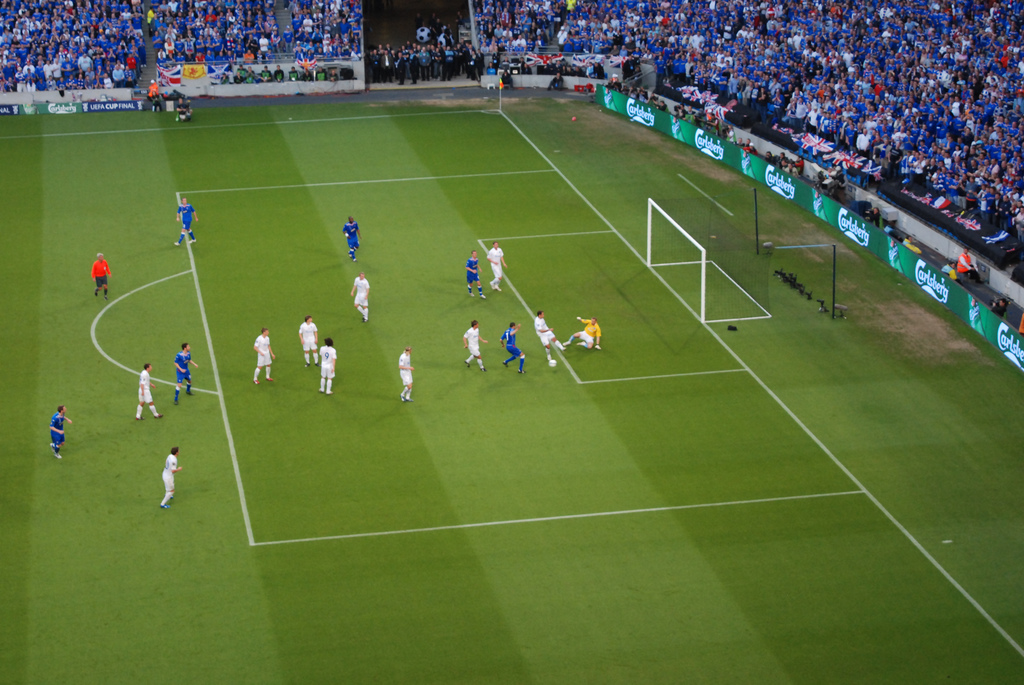
#> input picture match2.jpg, 1024 x 685 px
$ python hough.py
#> lines starting #> are read from the running program, lines starting #| are printed output that depends on the picture; after the words box and inside, x2 and y2 are one past the last pixel; in counts of white or black regions, pixels touching at a corner belong together
import cv2
import numpy as np
import math
from cvtools import hough

#Read image file
image = cv2.imread("match2.jpg")
#> image is the input picture: shape (685, 1024, 3); mean B, G, R 60.9, 109.3, 90.4
hsv = cv2.cvtColor(image, cv2.COLOR_BGR2HSV)
#> hsv: shape (685, 1024, 3); mean H, S, V 57.1, 143.7, 116.7
lower_green = np.array([35, 35, 35])
upper_green = np.array([70, 255, 255])

#Define a mask ranging from lower to uppper
mask = cv2.inRange(hsv, lower_green, upper_green)
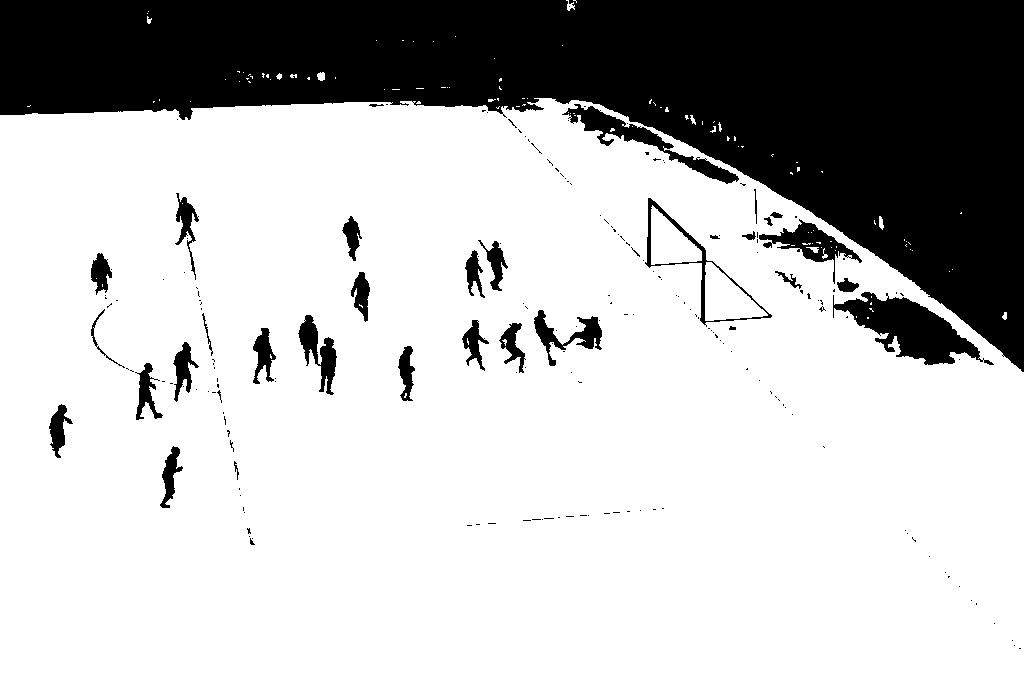
#> mask: shape (685, 1024); 74.3% white; 195 black regions (161 under 20 px), largest, box (x1, y1, x2, y2) and area: (0, 0, 1024, 372) 158034, (833, 292, 994, 365) 5071, (562, 104, 739, 184) 2466
#Do masking
res = cv2.bitwise_and(image, image, mask=mask)
 #convert to hsv to gray
res_bgr = cv2.cvtColor(res,cv2.COLOR_HSV2BGR)
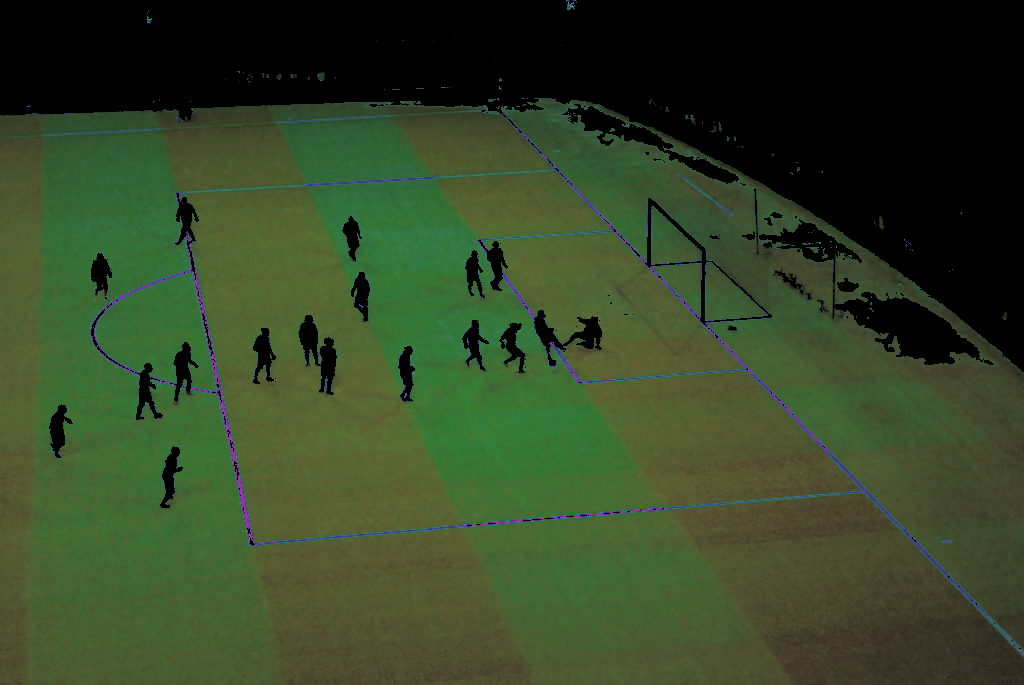
#> res_bgr: shape (685, 1024, 3); mean B, G, R 38.3, 69.1, 52
res_gray = cv2.cvtColor(res,cv2.COLOR_BGR2GRAY)
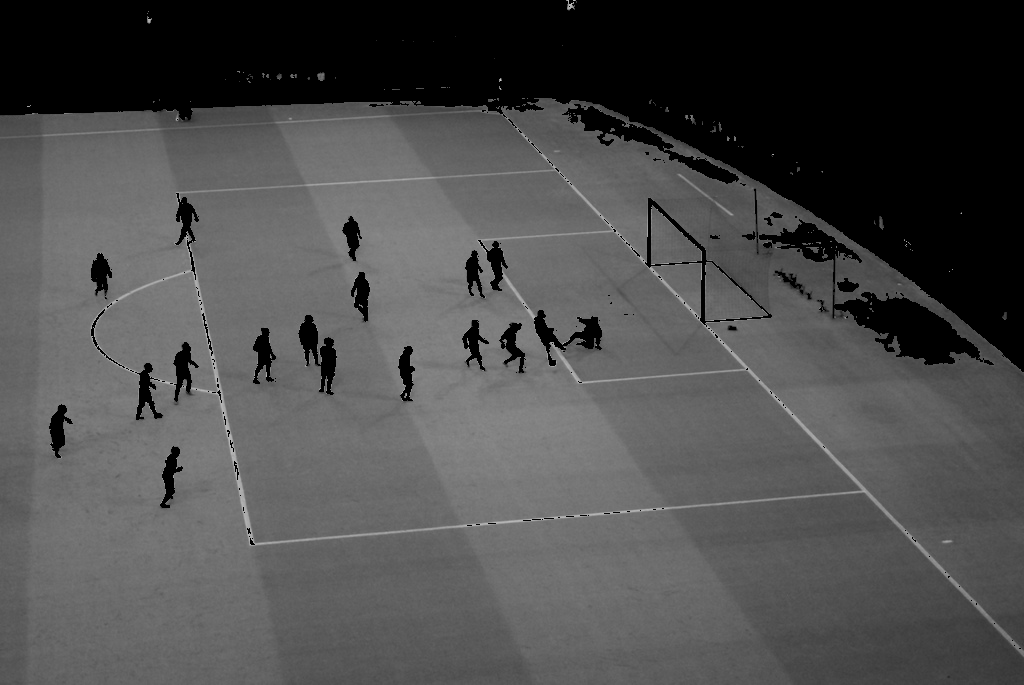
#> res_gray: shape (685, 1024); min 0, max 209, mean 76.1


#Defining a kernel to do morphological operation in threshold #image to get better output.
kernel = np.ones((13,13),np.uint8)
thresh = cv2.threshold(res_gray,100,255,cv2.THRESH_BINARY_INV |  cv2.THRESH_OTSU)[1]
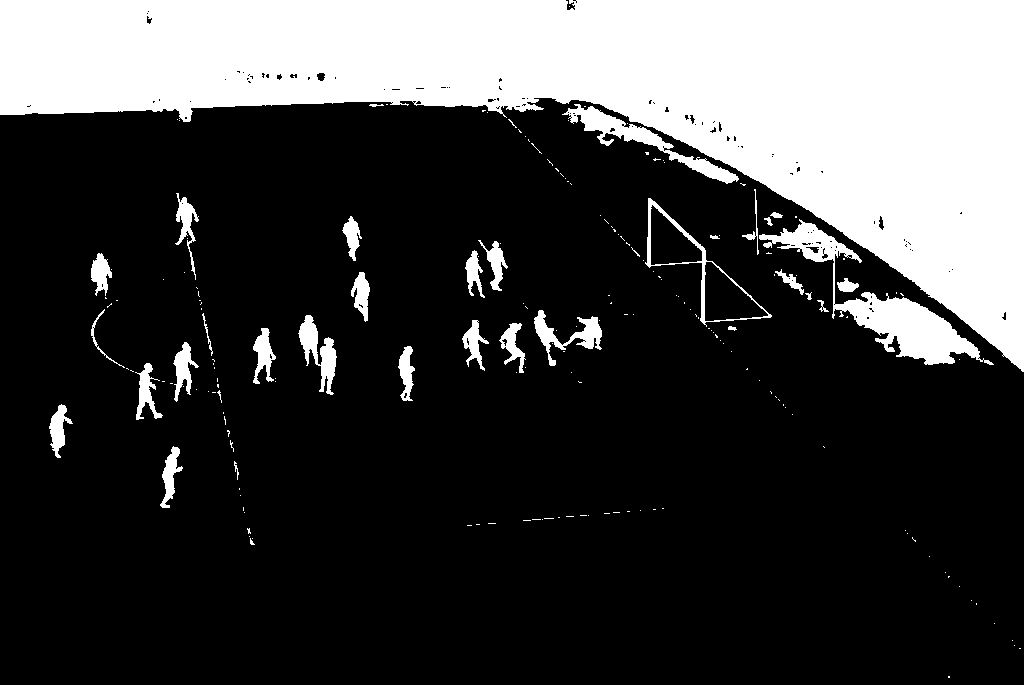
#> thresh: shape (685, 1024); 25.8% white; 190 white regions (156 under 20 px), largest, box (x1, y1, x2, y2) and area: (0, 0, 1024, 372) 158140, (759, 219, 994, 365) 6894, (562, 104, 739, 184) 2466
#thresh = cv2.morphologyEx(thresh, cv2.MORPH_CLOSE, kernel)
thresh = cv2.bitwise_not(thresh)

res_mask = cv2.bitwise_and(image, image, mask=thresh)

#cv2.imshow("Segmented image", res_mask)


#Hough line tests
gray = cv2.cvtColor(res_mask, cv2.COLOR_BGR2GRAY)
edges = cv2.Canny(gray,110,150,apertureSize = 3)
#> edges: shape (685, 1024); 2.1% white in thin lines or dots
dilate_kernel = np.ones((2,2),np.uint8)
dilation = cv2.dilate(edges,dilate_kernel,iterations = 1)
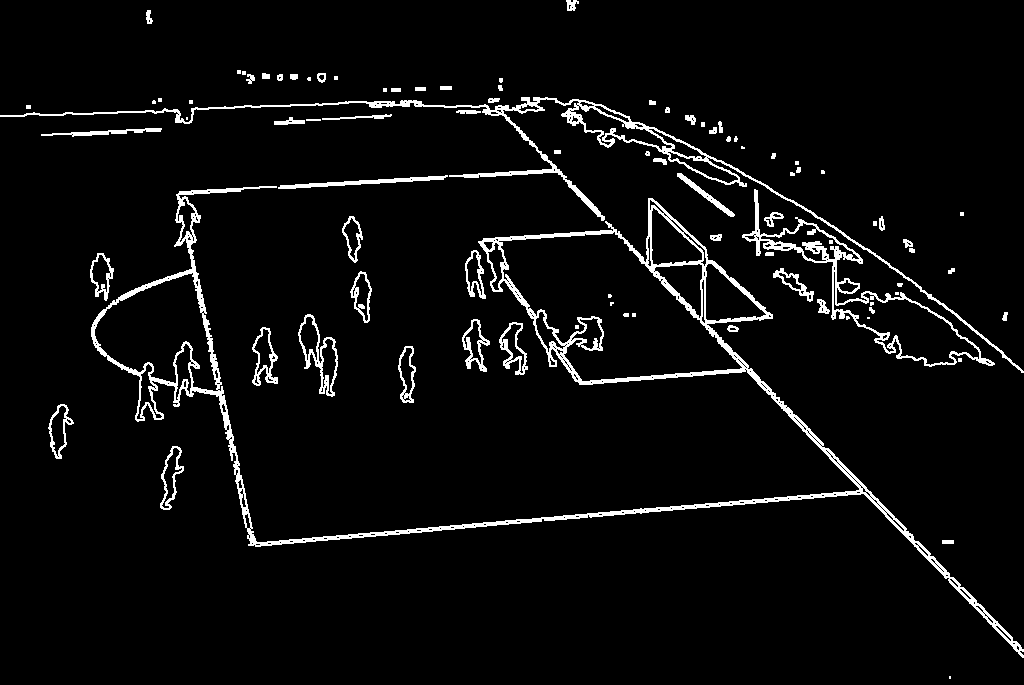
#> dilation: shape (685, 1024); 4.6% white; 89 white regions (27 under 20 px), largest, box (x1, y1, x2, y2) and area: (91, 186, 1024, 658) 14637, (0, 97, 1024, 373) 5518, (742, 189, 995, 367) 3131
cv2.imshow('edges', dilation)
lines = cv2.HoughLinesP(dilation,1,np.pi/180,100,minLineLength=200,maxLineGap=10)
#> lines = 19 rows, first 6: [489, 98, 1023, 651], [255, 545, 870, 492], [248, 544, 868, 490], [541, 156, 1023, 655], [709, 333, 1022, 657], [488, 100, 793, 416]

'''
rho, theta, thresh = 2, np.pi/180, 400
lines = cv2.HoughLines(edges, rho, theta, thresh)

segmented = hough.segment_angle_kmeans(lines)
img_lines = hough.draw_lines(edges, lines, (0, 255, 0))

cv2.imshow('Image with lines', img_lines)
print(segmented)
#intersections = segmented_intersections(segmented)

#print(intersections)
'''
#for point in intersections:
    #cv2.circle(edges, point, 1, (0, 255, 0), thickness=1, lineType=8, shift=0)
  #  print(point)


for line in lines:
    x1,y1,x2,y2 = line[0]
    cv2.line(res_mask,(x1,y1),(x2,y2),(0,255,0),2)
#> this loop made 19 passes
#> (x1, y1, x2, y2) on passes 1 to 12: (489, 98, 1023, 651), (255, 545, 870, 492), (248, 544, 868, 490), (541, 156, 1023, 655), (709, 333, 1022, 657), (488, 100, 793, 416), (179, 191, 561, 171), (187, 231, 249, 545), (197, 273, 255, 546), (568, 185, 1023, 656), (295, 184, 559, 170), (188, 231, 248, 538)
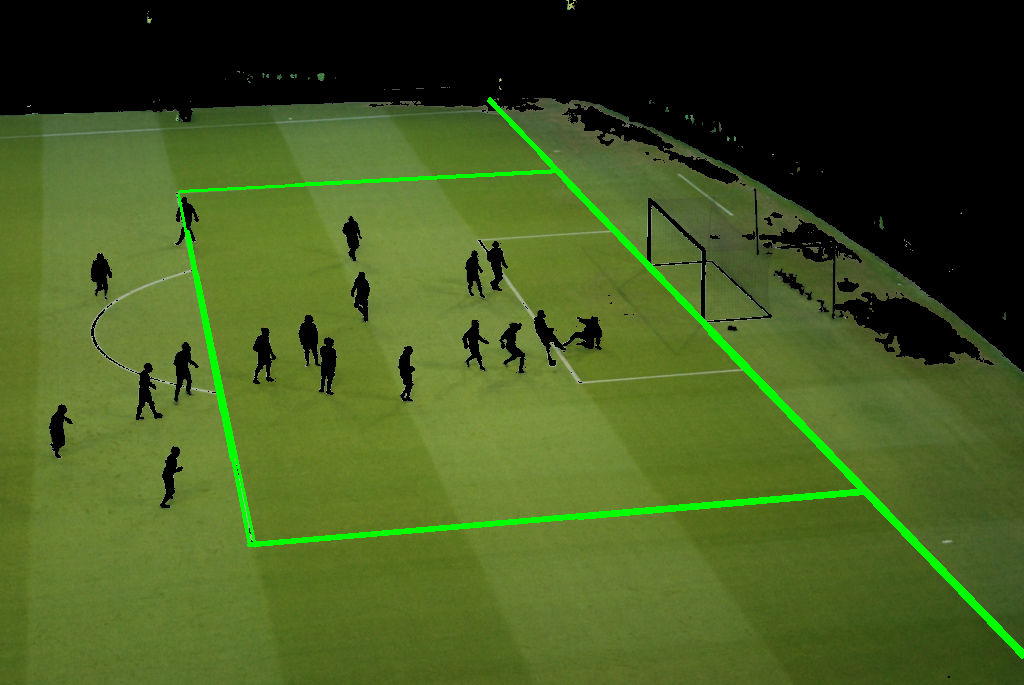
#> res_mask: shape (685, 1024, 3); mean B, G, R 32.2, 89.8, 68.1

cv2.imshow("Lines", res_mask)


cv2.waitKey(0)
cv2.destroyAllWindows()

$ run again, with match3.jpg copied over match2.jpg
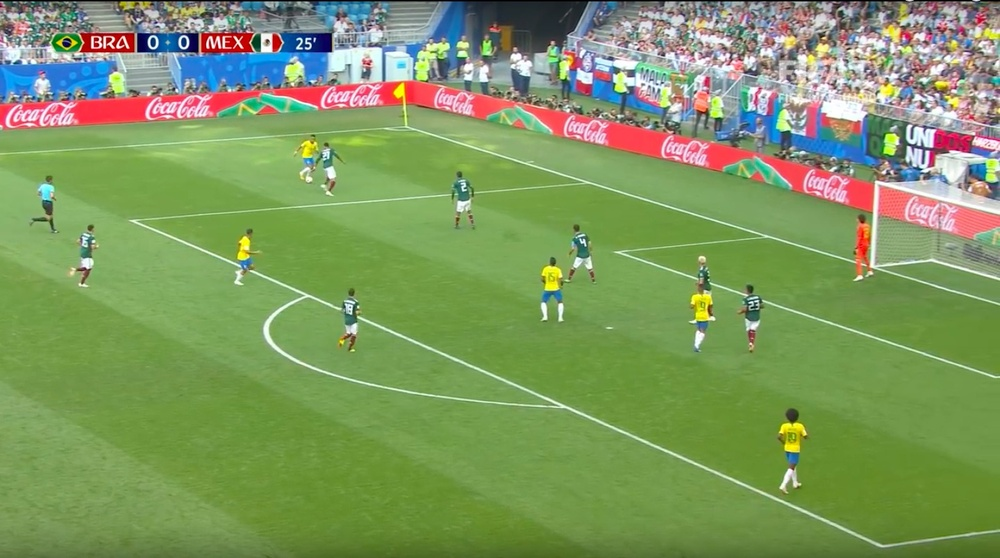
#> input picture match3.jpg, 1000 x 558 px, shrunk from 1440 x 803 before the run
#> image is the input picture: shape (558, 1000, 3); mean B, G, R 95.5, 151.3, 126.3
#> hsv: shape (558, 1000, 3); mean H, S, V 58.2, 118.3, 161.8
#> `mask = cv2.inRange(hsv, lower_green, upper_green)`:
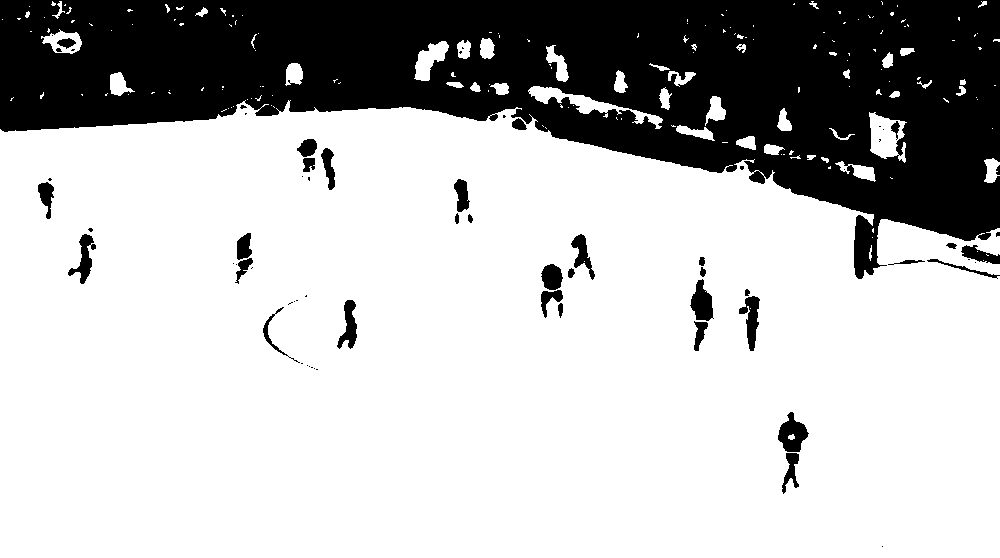
#> mask: shape (558, 1000); 73.2% white; 68 black regions (34 under 20 px), largest, box (x1, y1, x2, y2) and area: (0, 0, 1000, 279) 141114, (778, 412, 809, 452) 715, (690, 279, 714, 321) 620
#> edges: shape (558, 1000); 2.9% white in thin lines or dots
#> dilation: shape (558, 1000); 6.4% white; 134 white regions (41 under 20 px), largest, box (x1, y1, x2, y2) and area: (0, 94, 1000, 380) 16070, (233, 229, 1000, 550) 6246, (540, 224, 597, 324) 1134
#> lines = 26 rows, first 6: [128, 220, 755, 487], [405, 124, 854, 262], [0, 154, 408, 126], [614, 252, 999, 377], [406, 127, 854, 264], [129, 222, 591, 182]
#> the loop `for line in lines:` made 26 passes
#> after the loop `for line in lines:`:
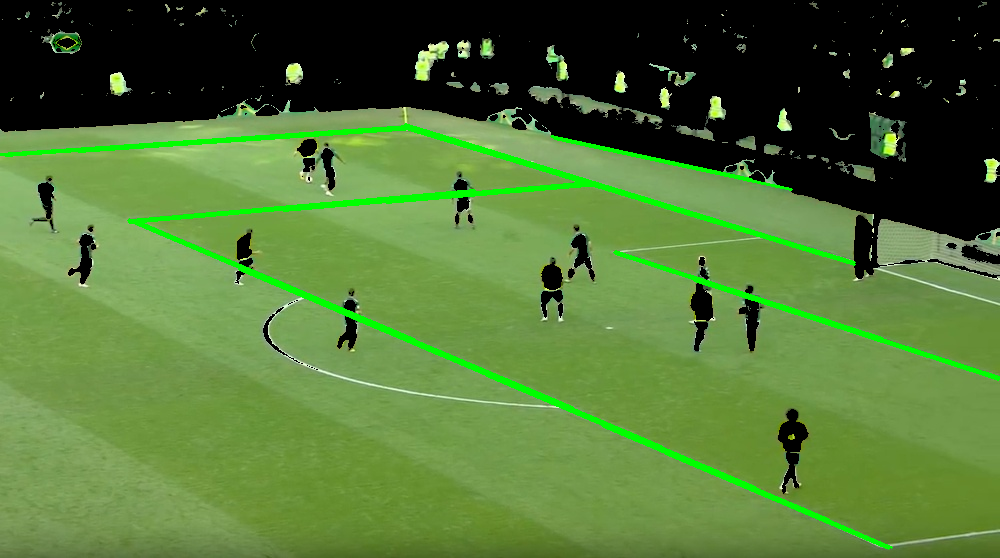
#> res_mask: shape (558, 1000, 3); mean B, G, R 53.5, 116.3, 81.6

$ run again, with match4.jpg copied over match2.jpg
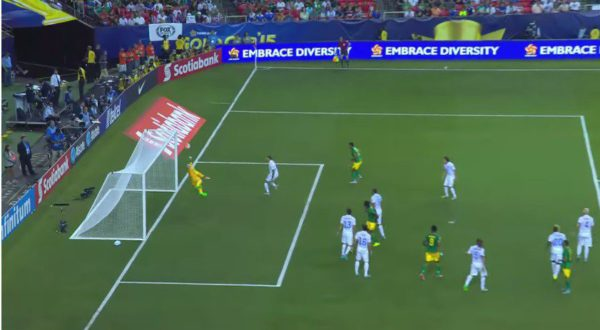
#> input picture match4.jpg, 600 x 330 px
#> image is the input picture: shape (330, 600, 3); mean B, G, R 84.3, 103.5, 78.6
#> hsv: shape (330, 600, 3); mean H, S, V 70.9, 105.3, 116.2
#> `mask = cv2.inRange(hsv, lower_green, upper_green)`:
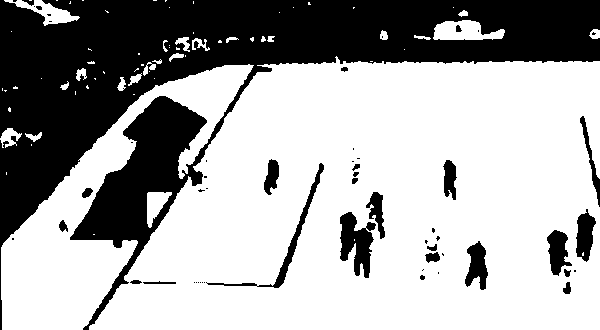
#> mask: shape (330, 600); 65.5% white; 55 black regions (29 under 20 px), largest, box (x1, y1, x2, y2) and area: (0, 0, 600, 330) 61686, (340, 212, 376, 278) 1334, (206, 163, 324, 288) 893
#> edges: shape (330, 600); 3.7% white in thin lines or dots
#> dilation: shape (330, 600); 8.1% white in thin lines or dots
#> lines = [[225, 111, 585, 117], [322, 62, 599, 62], [392, 70, 599, 70], [93, 325, 263, 64], [279, 63, 512, 63], [392, 71, 599, 71]]
#> the loop `for line in lines:` made 6 passes
#> after the loop `for line in lines:`:
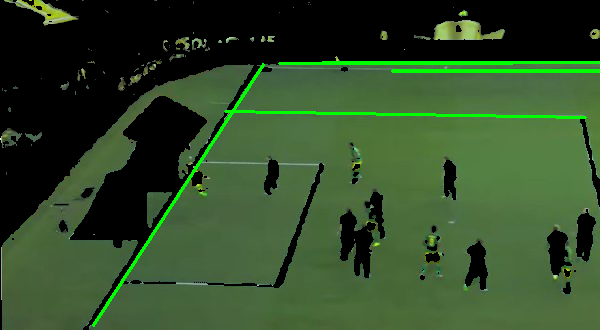
#> res_mask: shape (330, 600, 3); mean B, G, R 40.1, 74.8, 48.8

$ run again, with match.jpg copied over match2.jpg
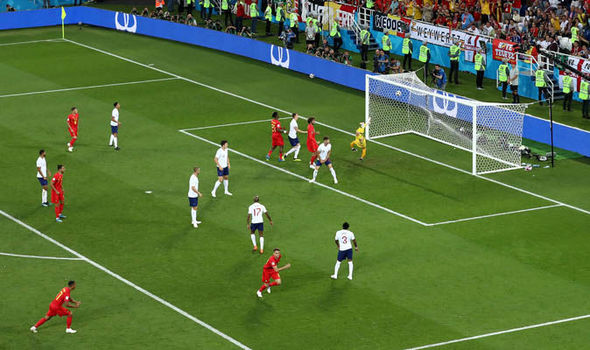
#> input picture match.jpg, 590 x 350 px
#> image is the input picture: shape (350, 590, 3); mean B, G, R 62.9, 112.9, 87
#> hsv: shape (350, 590, 3); mean H, S, V 53.1, 151.6, 122.1
#> `mask = cv2.inRange(hsv, lower_green, upper_green)`:
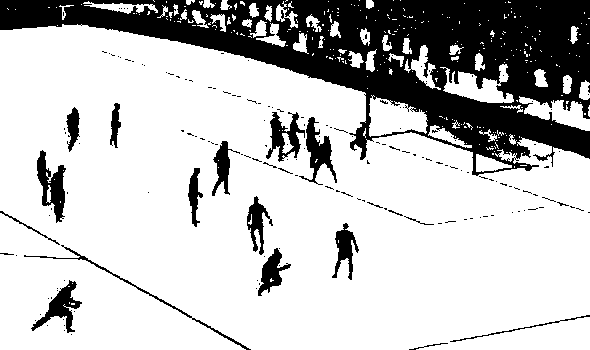
#> mask: shape (350, 590); 75.8% white; 175 black regions (154 under 20 px), largest, box (x1, y1, x2, y2) and area: (0, 0, 590, 176) 41228, (37, 150, 66, 223) 1005, (299, 117, 337, 185) 910
#> edges: shape (350, 590); 5.9% white in thin lines or dots
#> dilation: shape (350, 590); 13.2% white; 133 white regions (46 under 20 px), largest, box (x1, y1, x2, y2) and area: (0, 24, 590, 227) 12152, (443, 64, 590, 133) 1591, (0, 211, 254, 350) 1590
#> lines = 14 rows, first 6: [56, 38, 589, 211], [165, 75, 589, 213], [61, 38, 492, 178], [280, 73, 550, 145], [0, 211, 250, 349], [0, 212, 247, 349]
#> the loop `for line in lines:` made 14 passes
#> after the loop `for line in lines:`:
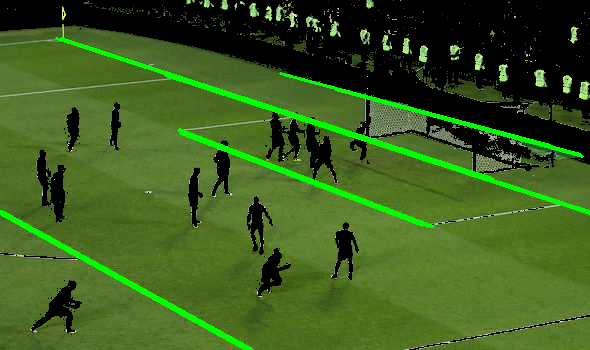
#> res_mask: shape (350, 590, 3); mean B, G, R 30.4, 92.5, 60.1
